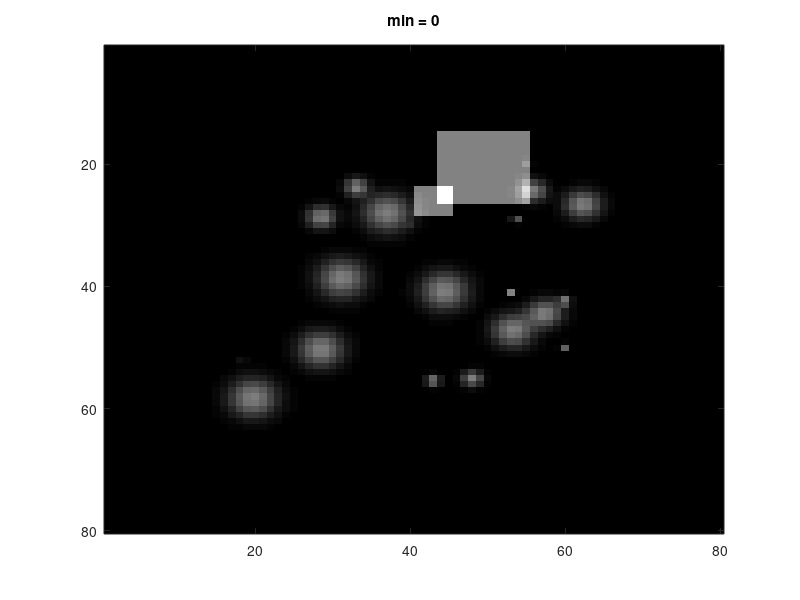

The MATLAB script that drew this image: (Note: this script raises an error after producing the figure.)
function test_reptile

close all;

rng(1);

[xx,yy,f_exact]=create_example(4);
u=abs(fftb(f_exact));

figure; imagesc(f_exact); colormap('gray'); set(gcf,'position',[100,100,500,400]);
drawnow;

title(sprintf('min = %g\n',min(f_exact(:))));

opts.f_exact=f_exact;
f=reptile(xx,yy,u,opts);

figure; imagesc(f); colormap('gray'); set(gcf,'position',[700,100,500,400]);

end

function [xx,yy,f_exact]=create_example(num)

if (num==-1)
    oversamp=1;
    N=2;
    [xx,yy]=ndgrid(linspace(-oversamp,oversamp,N),linspace(-oversamp,oversamp,N));
    f_exact=rand(N,N);
    %f_exact=[0,0;1,0];
    %f_exact=[0.5,0.0001;0.7,0.3];
    return;
end;

oversamp=1.25;
N=64*oversamp;
[xx,yy]=ndgrid(linspace(-oversamp,oversamp,N),linspace(-oversamp,oversamp,N));

if num==0
    f_exact=zeros(size(xx));
    f_exact(ceil((N+1)/2),ceil((N+1)/2))=1;
elseif num==1
    f_exact=create_gaussian(xx,yy,0.3);
elseif num==1.5
    f_exact=(abs(xx)<=0.4).*(abs(yy)<=0.4);
elseif num==1.51
    f_exact=(abs(xx)<=0.4).*(abs(yy)<=0.4);
    f_exact=f_exact+create_gaussian(xx-0.3,yy-0.4,0.3)*1;
elseif num==2
    F1=create_gaussian(xx,yy,0.3);
    F2=create_gaussian(xx-0.5,(yy-0.2),0.1).*(abs(xx-0.5).^2+abs(yy-0.25).^2<0.1^2);
    f_exact=F1+F2;
elseif num==3
    f_exact=(abs(xx-0.1)<0.4).*(abs(yy-0.3)<0.6).*abs(xx) + create_gaussian(xx,yy,0.2);
elseif num==4
    f_exact=zeros(size(xx));
    for kk=1:20
        cc=(rand(2,1)*2-1)*0.7;
        rr=(rand*2-1)*0.2;
        f_exact=f_exact+create_gaussian(xx-cc(1),yy-cc(2),rr/2).*((xx-cc(1)).^2+(yy-cc(2)).^2<=rr^2);
    end;
    for kk=1:5
        cc=(rand(2,1)*2-1)*0.7;
        rr=(rand*2-1)*0.2;
        f_exact=f_exact+(abs(xx-cc(1))<=rr).*(abs(yy-cc(2))<=rr);
    end;
    %f_exact=f_exact+create_gaussian(xx,yy,0.5)*0.2;
    %f_exact=f_exact+randn(size(xx))*0.02;
elseif num==4.01
    f_exact=zeros(size(xx));
    for kk=1:5
        cc=(rand(2,1)*2-1)*0.7;
        rr=(rand*2-1)*0.2;
        f_exact=f_exact+create_gaussian(xx-cc(1),yy-cc(2),rr/2).*((xx-cc(1)).^2+(yy-cc(2)).^2<=rr^2);
    end;
    
elseif num==4.1
    f_exact=zeros(size(xx));
    for kk=1:20
        cc=(rand(2,1)*2-1)*0.7;
        rr=(rand*2-1)*0.2;
        f_exact=f_exact+create_gaussian(xx-cc(1),yy-cc(2),rr/2).*((xx-cc(1)).^2+(yy-cc(2)).^2<=rr^2);
    end;
    for kk=1:5
        cc=(rand(2,1)*2-1)*0.7;
        rr=(rand*2-1)*0.2;
        f_exact=f_exact+(abs(xx-cc(1))<=rr).*(abs(yy-cc(2))<=rr);
    end;
    f_exact=f_exact+create_gaussian(xx,yy,0.3)*1;
    %f_exact=f_exact+rand(size(xx))*0.02;
end;

%%%%%%%%%%%%%%%%%%%%%%%%%%%%%%%%%%%% REMEMBER TO REMOVE THIS
%%%%%%%%%%%%%%%%%%%%%%%%%%%%%%%%%%%% %%%%%%%%%%%%%%%%%%%%%%%%%%%%%%%%%%%%%%
%xx=xx/2;
%yy=yy/2;

end

function Y=create_gaussian(xx,yy,sigma)
Y=exp(-(xx/sigma).^2).*exp(-(yy/sigma).^2);
end

function Y=fftb(X)
Y=fftshift(fft2(ifftshift(X)));
end

function Y=ifftb(X)
Y=fftshift(ifft2(ifftshift(X)));
end

function d0=apodize(d,sigma,N2)

N=size(d,1);
M=ceil((N+1)/2);
aa=((1:N)-M); [GX,GY]=ndgrid(aa,aa);
GR=sqrt(GX.^2+GY.^2);
d0=d.*exp(-GR.^2/sigma^2);

KK=ceil(sigma*2);

d0=d0(M-N2/2:M+N2/2-1,M-N2/2:M+N2/2-1);

d0=d0*(N2/N)^2;

end